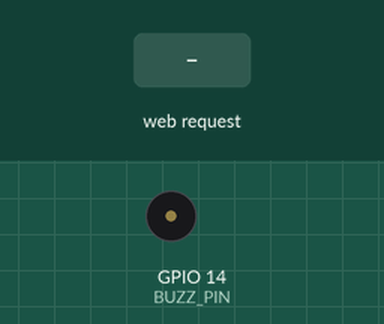
Simulated run of this sketch. Board: ESP32-S3. On the bench: buzzer (waves = sounding). Inputs (shaded band) come from the test bench. The camera gives no picture; what the sketch prints to the serial monitor is not drawn.

Above: at 4.0 s.
4.1 s: HTTP request GET /state?p=denied received
At 4.62 s:
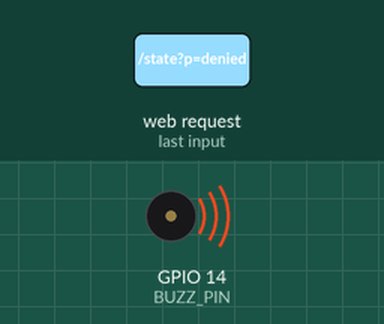
6.3 s: HTTP request GET /capture received
Timing chart, 0 to 9.3 s (numbered marks = the images above; inputs shaded):
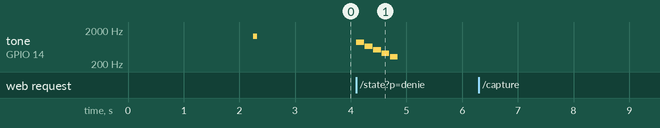

The sketch:

hva_camera.ino
```cpp
/* =====================================================================
   HVA CAMERA ANNEX  —  ESP32-S3 + OV3660
   Camera, LED ring and buzzer on ONE board, at ONE address.

   CAMERA ANNEX + BUZZER
   ---------------------
   The board serves the camera and sounds a buzzer. No LEDs. The website
   is a separate file you serve yourself.

       board   http://192.168.4.1        (join wifi HVA-ANNEX / verify00)
       site    http://localhost:8000     (python -m http.server 8000)

   The buzzer motif is stepped from loop(); no request handler ever
   sleeps, because a handler that sleeps stalls the web server and a
   stalled server is a failed capture.

   ---------------------------------------------------------------------
   NOTHING IN THIS FILE NEEDS EDITING. Flash it as-is.
   ---------------------------------------------------------------------

   TOOLS SETTINGS (all four matter)
     Board             ESP32S3 Dev Module
     USB CDC On Boot   Enabled
     Flash Size        16MB (128Mb)
     PSRAM             OPI PSRAM          <- camera fails without this
     Partition Scheme  16M Flash (3MB APP/9.9MB FATFS)
   ===================================================================== */

#include "esp_camera.h"
#include <WiFi.h>
#include <WebServer.h>

// ============ ONE ADDRESS, FOREVER ===================================
// The board does not join a network. It IS the network. That means the
// address is the same on every network, in every room, on every day —
// there is no DHCP lease to change, no router to be absent, no captive
// portal, and nothing to configure before a demo.
//
//        http://192.168.4.1
//
// Nothing below needs editing. There are no credentials to fill in.
const char* AP_SSID = "HVA-ANNEX";
const char* AP_PASS = "verify00";        // must be 8+ chars
IPAddress   AP_IP (192,168,4,1);
// =====================================================================

// ============ BUZZER ONLY ============================================
// No LEDs. A single buzzer sounds when the verdict lands.
//   BUZZ_PIN 14 is clear of every camera line below.
//   Set to -1 if you have no buzzer on the board.
#define BUZZ_PIN     14
#define PASSIVE_BUZZ 1     // 0 if a steady tone plays on digitalWrite HIGH
// =====================================================================

// ESP32-S3 camera pin map (ESP32-S3-EYE compatible carriers)
#define PWDN_GPIO_NUM   -1
#define RESET_GPIO_NUM  -1
#define XCLK_GPIO_NUM   15
#define SIOD_GPIO_NUM    4
#define SIOC_GPIO_NUM    5
#define Y9_GPIO_NUM     16
#define Y8_GPIO_NUM     17
#define Y7_GPIO_NUM     18
#define Y6_GPIO_NUM     12
#define Y5_GPIO_NUM     10
#define Y4_GPIO_NUM      8
#define Y3_GPIO_NUM      9
#define Y2_GPIO_NUM     11
#define VSYNC_GPIO_NUM   6
#define HREF_GPIO_NUM    7
#define PCLK_GPIO_NUM   13

WebServer server(80);
bool cameraOK = false;


// ---------------------------------------------------------------------
bool initCamera() {
  camera_config_t c;
  c.ledc_channel = LEDC_CHANNEL_0;
  c.ledc_timer   = LEDC_TIMER_0;
  c.pin_d0 = Y2_GPIO_NUM;   c.pin_d1 = Y3_GPIO_NUM;
  c.pin_d2 = Y4_GPIO_NUM;   c.pin_d3 = Y5_GPIO_NUM;
  c.pin_d4 = Y6_GPIO_NUM;   c.pin_d5 = Y7_GPIO_NUM;
  c.pin_d6 = Y8_GPIO_NUM;   c.pin_d7 = Y9_GPIO_NUM;
  c.pin_xclk  = XCLK_GPIO_NUM;   c.pin_pclk  = PCLK_GPIO_NUM;
  c.pin_vsync = VSYNC_GPIO_NUM;  c.pin_href  = HREF_GPIO_NUM;
  c.pin_sccb_sda = SIOD_GPIO_NUM;
  c.pin_sccb_scl = SIOC_GPIO_NUM;
  c.pin_pwdn  = PWDN_GPIO_NUM;   c.pin_reset = RESET_GPIO_NUM;
  c.xclk_freq_hz = 20000000;
  c.pixel_format = PIXFORMAT_JPEG;
  c.grab_mode    = CAMERA_GRAB_LATEST;
  c.fb_location  = CAMERA_FB_IN_PSRAM;

  if (psramFound()) {
    c.frame_size   = FRAMESIZE_VGA;   // 640x480: far faster over softAP
    c.jpeg_quality = 12;
    c.fb_count     = 2;
  } else {
    Serial.println("!! NO PSRAM — set Tools > PSRAM > OPI PSRAM");
    c.frame_size   = FRAMESIZE_QVGA;
    c.jpeg_quality = 18;
    c.fb_count     = 1;
    c.fb_location  = CAMERA_FB_IN_DRAM;
  }

  esp_err_t err = esp_camera_init(&c);
  if (err != ESP_OK) {
    Serial.printf("!! CAMERA INIT FAILED 0x%x\n", err);
    Serial.println("   0x105 = not detected (ribbon or pin map)");
    Serial.println("   0x101 = memory (PSRAM off)");
    return false;
  }

  sensor_t* s = esp_camera_sensor_get();
  if (s) {
    if (s->id.PID == OV3660_PID) {     // OV3660 ships inverted
      s->set_vflip(s, 1);
      s->set_brightness(s, 1);
      s->set_saturation(s, -2);
    }
    s->set_hmirror(s, 1);
  }

  // Throw away the first frames. The sensor needs a moment for exposure
  // and white balance to settle, and the very first grab is often black.
  for(int i=0;i<3;i++){
    camera_fb_t* w = esp_camera_fb_get();
    if(w) esp_camera_fb_return(w);
    delay(90);
  }
  return true;
}

// ---------------------------------------------------------------------
// LED RING
// The ring DECELERATES as confidence rises: the Authority appears to
// deliberate more heavily the more human you prove to be. That single
// detail is what makes it read as an instrument rather than a light.
// ---------------------------------------------------------------------
String   phase    = "idle";

// Descending "verdict" motif, stepped from loop() so nothing blocks the
// web server. A handler that sleeps stalls the server, and a stalled
// server is a failed /capture — so all timing lives in loop().
int      toneStep = -1;
uint32_t toneAt   = 0;
const int TONE_SEQ[5] = {880, 660, 523, 415, 330};

void beep(int freq, int ms){
  if(BUZZ_PIN < 0) return;
#if PASSIVE_BUZZ
  tone(BUZZ_PIN, freq, ms);
#else
  digitalWrite(BUZZ_PIN, HIGH); delay(ms > 120 ? 120 : ms); digitalWrite(BUZZ_PIN, LOW);
#endif
}

void animate(){
  uint32_t now = millis();
  if(toneStep >= 0 && now - toneAt > 150){
    toneAt = now;
    if(toneStep < 5) beep(TONE_SEQ[toneStep], 140);
    toneStep++;
    if(toneStep >= 5) toneStep = -1;
  }
}

void handleState(){
  server.sendHeader("Access-Control-Allow-Origin", "*");
  phase = server.hasArg("p") ? server.arg("p") : "idle";
  if(phase == "denied"){ toneStep = 0; toneAt = 0; }   // descending motif
  else if(phase == "beep"){ beep(1100, 90); }          // single alert beep
  server.send(200, "text/plain", "ok");
}

// ---------------------------------------------------------------------
void handleCapture() {
  server.sendHeader("Access-Control-Allow-Origin", "*");
  server.sendHeader("Cache-Control", "no-store");

  if (!cameraOK) { server.send(503, "text/plain", "camera offline"); return; }

  camera_fb_t* fb = esp_camera_fb_get();
  if (!fb) {
    Serial.println("capture: fb_get returned null");
    server.send(500, "text/plain", "capture failed");
    return;
  }
  Serial.printf("capture: %u bytes\n", (unsigned)fb->len);
  if (fb->format != PIXFORMAT_JPEG) {
    esp_camera_fb_return(fb);
    server.send(500, "text/plain", "not jpeg");
    return;
  }
  server.setContentLength(fb->len);
  server.send(200, "image/jpeg", "");
  server.sendContent((const char*)fb->buf, fb->len);
  esp_camera_fb_return(fb);
}

void handleRoot() {
  server.sendHeader("Access-Control-Allow-Origin", "*");
  server.send(200, "text/html",
    "<body style='background:#DFDBD0;color:#14130E;font-family:monospace;padding:26px'>"
    "<h3 style='letter-spacing:.18em'>HVA CAMERA ANNEX</h3>"
    "<p>camera &nbsp; <b>" + String(cameraOK ? "READY" : "OFFLINE") + "</b></p>"
    "<p>address &nbsp;" + WiFi.softAPIP().toString() + "</p>"
    "<p>clients &nbsp;" + String(WiFi.softAPgetStationNum()) + "</p>"
    "<p><a style='color:#96201A' href='/capture'>/capture</a></p>"
    "<img src='/capture' width='440' style='border:2px solid #14130E'>"
    "</body>");
}

// ---------------------------------------------------------------------
void setup() {
  Serial.begin(115200);
  delay(1500);
  Serial.println("\nHVA CAMERA ANNEX");

  cameraOK = initCamera();
  Serial.println(cameraOK ? "camera OK" : "camera FAILED");

  if(BUZZ_PIN >= 0){ pinMode(BUZZ_PIN, OUTPUT); digitalWrite(BUZZ_PIN, LOW); }
  beep(1300, 70);            // one chirp at boot: buzzer is alive
  Serial.println("buzzer armed");

  WiFi.mode(WIFI_AP);
  WiFi.softAPConfig(AP_IP, AP_IP, IPAddress(255,255,255,0));
  WiFi.softAP(AP_SSID, AP_PASS);
  WiFi.setSleep(false);
  delay(600);

  Serial.println();
  Serial.println("=====================================");
  Serial.printf ("  WIFI      %s\n", AP_SSID);
  Serial.printf ("  PASSWORD  %s\n", AP_PASS);
  Serial.print  ("  ADDRESS   http://");
  Serial.println(WiFi.softAPIP());
  Serial.println("=====================================");
  Serial.println();

  server.on("/capture", HTTP_GET, handleCapture);
  server.on("/capture", HTTP_OPTIONS, [](){
    server.sendHeader("Access-Control-Allow-Origin", "*");
    server.send(204);
  });
  server.on("/state", handleState);
  server.on("/", handleRoot);
  server.begin();
  Serial.println("server up on both interfaces");
}

// ---------------------------------------------------------------------
void loop() {
  server.handleClient();
  animate();
}
```

Measured:
- after the input at 4.1 s, tone on GPIO 14 (BUZZ_PIN): plays 880 Hz for 0.14 s, 660 Hz for 0.14 s, 523 Hz for 0.14 s, 415 Hz for 0.14 s, 330 Hz for 0.14 s, starting at once
- after the input at 6.3 s, every drawn part: stays the same
